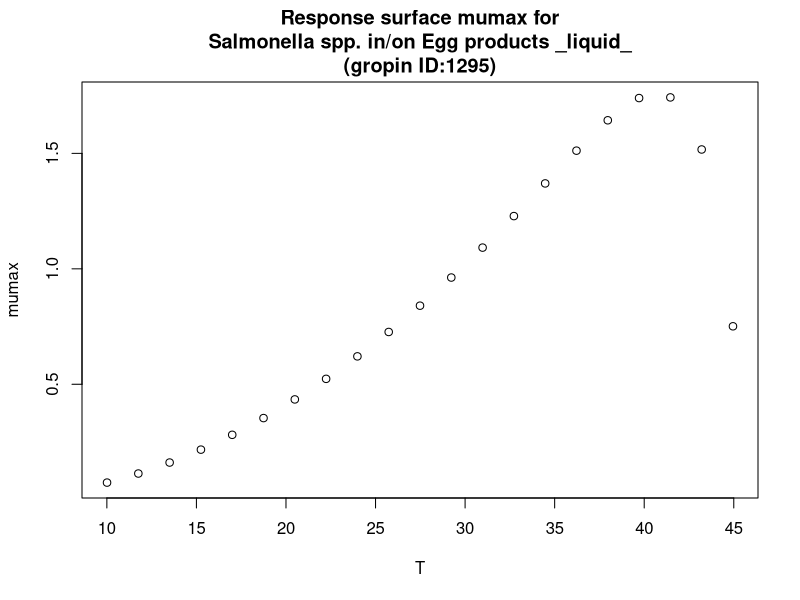

Reproduce this figure in R.
#############################
# start of Parameter script
#############################
T <- seq(10.01,44.955044955045,length.out=21)
#############################
# end of Parameter script
#############################
############################# 
# start of Model script Gropin ID 1295 
#############################
 
# constant coefficients for this model
 
variables <- data.frame(T)
argumentsPar <- expand.grid(variables)
 
# heart of the model
response_surface <- function(T) {
   mumax <-0.00136*((T-2.62)^2)*(1-exp(0.436*(T-45.8)))

return(mumax=mumax)
} 

# output parameters
responseSurface <- cbind(argumentsPar,response_surface(argumentsPar['T']))
colnames(responseSurface) <- c(colnames(argumentsPar),'mumax')
#############################
# End of Model script
#############################
############################# 
# start of Visualisation script Gropin ID 1295 
#############################
plot(T,responseSurface$'mumax',xlab='T',
                          ylab='mumax',main='Response surface mumax for
Salmonella spp. in/on Egg products _liquid_
(gropin ID:1295)')
#############################
# End of Visualisation script
#############################
